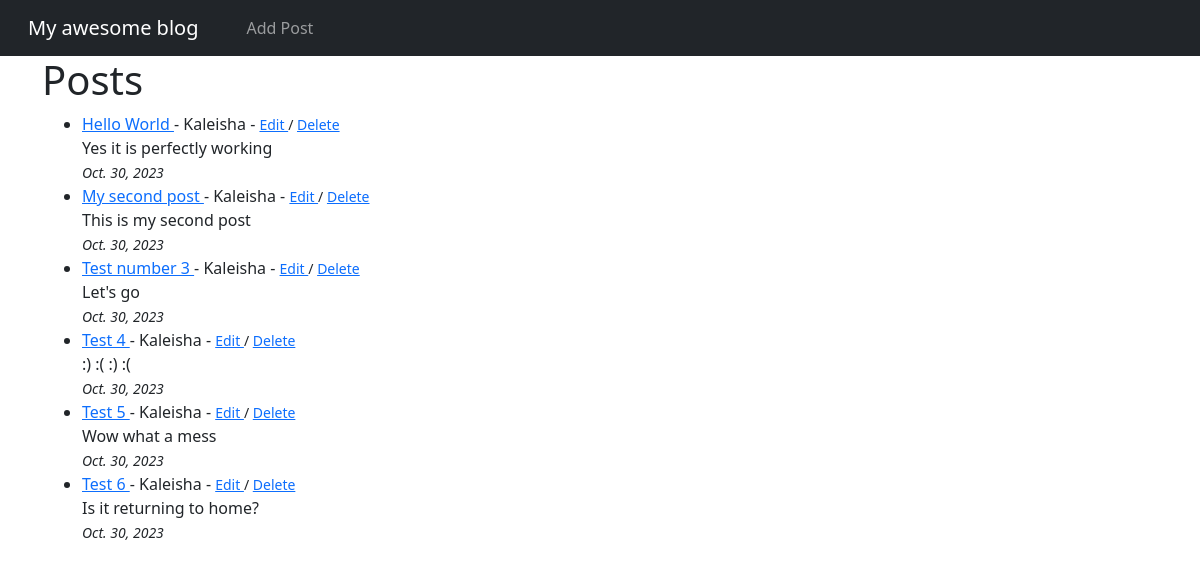
Before: / with the older database file.
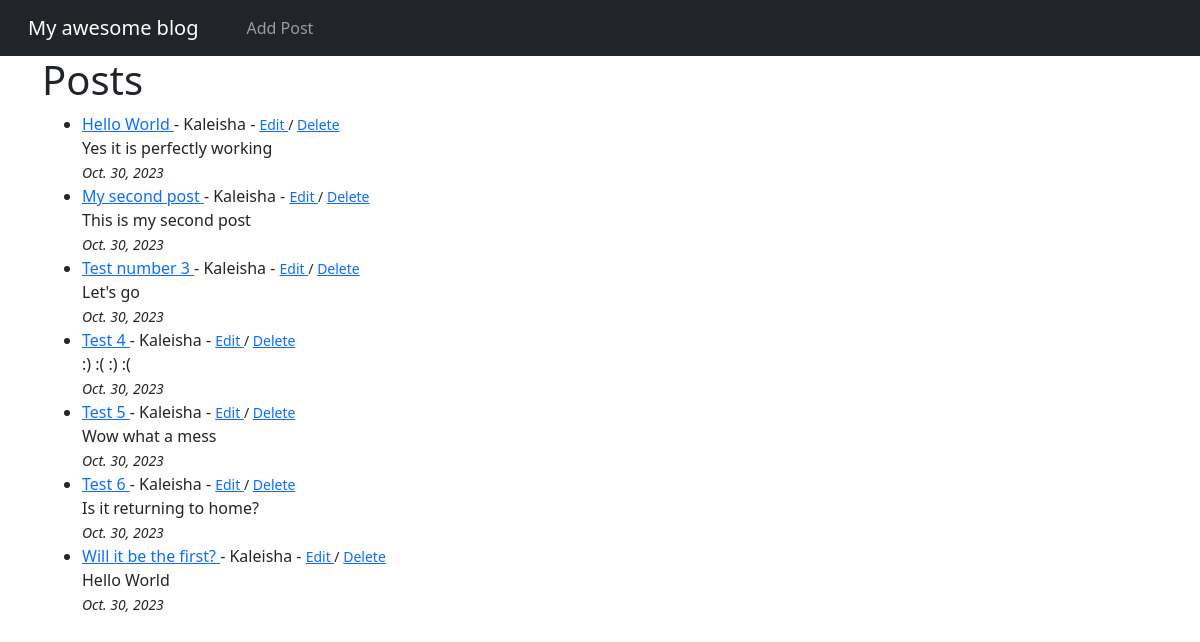
After: the same page with the newer database file.
### theblog/models.py (models this page shows, shortened)
class Post(models.Model):
    title = models.CharField(max_length=255)
    title_tag = models.CharField(max_length=255)
    body = models.TextField()
    author = models.ForeignKey(User, on_delete=models.CASCADE)
    post_date = models.DateField(auto_now_add=True)

### theblog/views.py (the view)
# urls.py: path('', HomeView.as_view(), name="home"),
class HomeView(ListView):
    model = Post
    template_name = 'home.html'
    ordering = ['-post_date']

### theblog/templates/home.html (shortened to what this page needs)
{% extends "base.html" %}
{% block content %}
<h1>Posts</h1>
<ul>
{% for post in object_list %}
<li>
  <a href=" {% url 'article-detail' post.pk %}"
  > {{ post.title }} </a> - {{post.author.username }} -
  <small>
    <a href=" {% url 'update-post' post.pk%}"> Edit </a> / <a href=" {% url 'delete-post' post.pk%}"> Delete </a>
  </small>
  {{ post.body }}
  <small><br/> <i>{{ post.post_date }}</i></small></li>
{% endfor %}
</ul>
{% endblock %}

### theblog/templates/base.html (shortened to what this page needs)
<!doctype html>
<html lang="en">
  <head>
    <link
      rel="stylesheet"
      href="https://cdn.jsdelivr.net/npm/bootstrap@5.3.2/dist/css/bootstrap.rtl.min.css"
    />
  </head>
  <body>
    <nav class="navbar navbar-expand-lg navbar-dark bg-dark">
      <div class="container-fluid">
        <a class="navbar-brand" href="{% url 'home' %}">My awesome blog</a>
        <div class="collapse navbar-collapse" id="navbarNav">
          <ul class="navbar-nav">
            <li class="nav-item">
              <a class="nav-link" href="{% url 'add-post' %}">Add Post</a>
            </li>
          </ul>
        </div>
      </div>
    </nav>
    <div class="container">{% block content %} {% endblock %}</div>
  </body>
</html>

Changed rows visible on the page:
added Post: title "Will it be the first?", author.username "Kaleisha", body "Hello World", post_date "Oct. 30, 2023"
